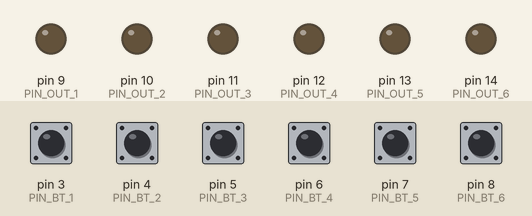
Simulated run of this program. Board: Arduino Uno, built with avr-gcc and run on an emulated ATmega328P. On the bench: output pins drawn as LEDs (lit = HIGH). The inputs (shaded band) are chosen by the test bench; at power-on: pin 3 (PIN_BT_1), pin 4 (PIN_BT_2), pin 5 (PIN_BT_3), pin 6 (PIN_BT_4), pin 7 (PIN_BT_5), pin 8 (PIN_BT_6) HIGH.

Above: at 1.2 s.
1.3 s: pin 3 (PIN_BT_1) pulled LOW for 0.15 s
At 2.4 s:
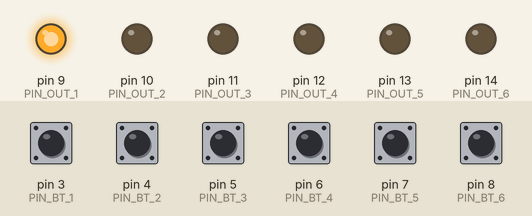
3.0 s: pin 5 (PIN_BT_3) pulled LOW for 0.15 s
At 3.6 s:
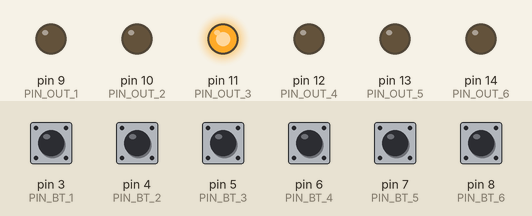
4.7 s: pin 4 (PIN_BT_2) pulled LOW for 0.15 s
At 6.1 s:
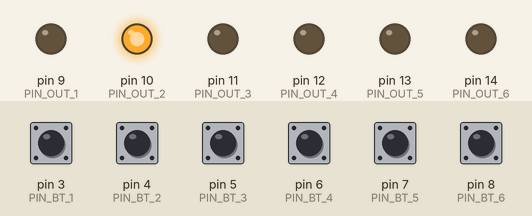
6.4 s: pin 6 (PIN_BT_4) pulled LOW for 0.15 s
At 7.4 s:
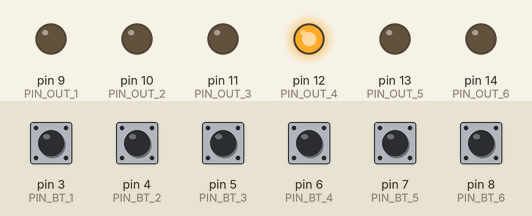
8.1 s: pin 7 (PIN_BT_5) pulled LOW for 0.15 s
At 8.7 s:
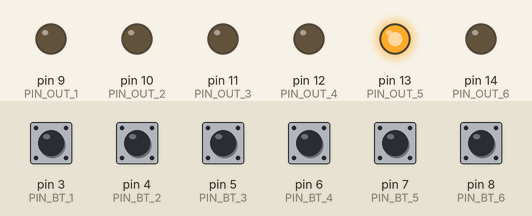
9.8 s: pin 8 (PIN_BT_6) pulled LOW for 0.15 s
At 11.2 s:
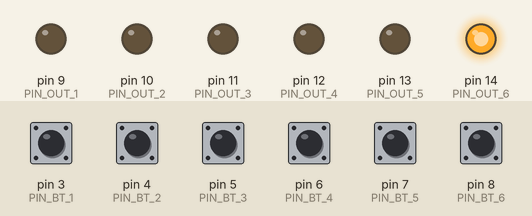
Timing chart, 0 to 12.5 s (numbered marks = the images above; inputs shaded):
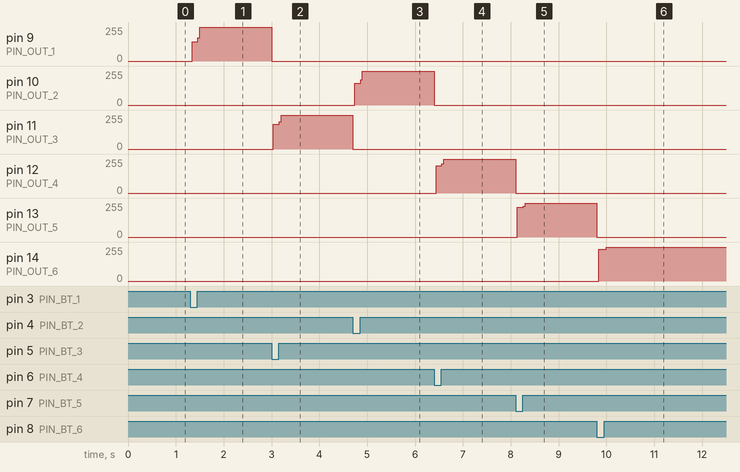

The program:

main.cpp
```cpp
#include <Arduino.h>

/* Entradas */
#define     PIN_BT_1    3
#define     PIN_BT_2    4
#define     PIN_BT_3    5
#define     PIN_BT_4    6
#define     PIN_BT_5    7
#define     PIN_BT_6    8

/* Saídas */
#define     PIN_OUT_1    9
#define     PIN_OUT_2    10
#define     PIN_OUT_3    11
#define     PIN_OUT_4    12
#define     PIN_OUT_5    13
#define     PIN_OUT_6    14

void setup(){
  /* Entradas */
  for(int i = 3; i <= 8; i++) pinMode(i, INPUT_PULLUP);
  /* Saídas */
  for(int i = 9; i <= 14; i++) pinMode(i, OUTPUT);
}

void loop(){
  /* Ler botões */
  for(int i = 0; i <= 5; i++){
    if(!digitalRead(3 + i)){
      for(int j = 9; j <= 14; j++) digitalWrite(j, 0); //Desliga todos os LED's
      digitalWrite(9 + i, 1); //Liga o LED correspondente
    }
  }
}
```

Measured:
- after the input at 1.3 s, pin 9 (PIN_OUT_1): 0/255 → 145/255 at once, → 255/255 0.12 s later
- after the input at 3.0 s, pin 9 (PIN_OUT_1): 255/255 → 0/255 at once; pin 11 (PIN_OUT_3): 0/255 → 185/255 at once, → 255/255 0.12 s later
- after the input at 4.7 s, pin 10 (PIN_OUT_2): 0/255 → 165/255 at once, → 255/255 0.12 s later; pin 11 (PIN_OUT_3): 255/255 → 0/255 at once
- after the input at 6.4 s, pin 10 (PIN_OUT_2): 255/255 → 0/255 at once; pin 12 (PIN_OUT_4): 0/255 → 205/255 at once, → 255/255 0.12 s later
- after the input at 8.1 s, pin 12 (PIN_OUT_4): 255/255 → 0/255 at once; pin 13 (PIN_OUT_5): 0/255 → 222/255 at once, → 255/255 0.12 s later
- after the input at 9.8 s, pin 13 (PIN_OUT_5): 255/255 → 0/255 at once; pin 14 (PIN_OUT_6): 0/255 → 238/255 at once, → 255/255 0.16 s later
